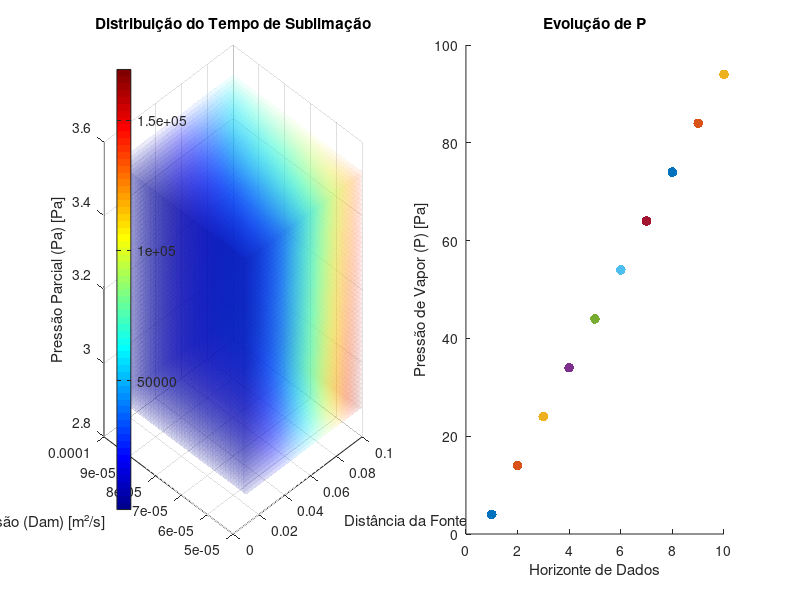

Recreate this plot in MATLAB.
clc;
clear;

#4D

#Eixo x: distância da fonte (R)
#Eixo y: o coeficiente de difusão (Dam)
#Eixo z: a Pressão parcial da espécie que sublima (Pa)

#Cor: tempo para sublimação de uma camada da espécie
#Parametro P: a pressão de vapor da espécie que sublima


% Definição das variáveis
Rinf = 0.01;  % Limite inferior da distância da fonte [m]
Rsup = 0.1;   % Limite superior da distância da fonte
pR = (Rsup - Rinf) / 10;

Daminf = 0.00005;  % Limite inferior do coeficiente de difusão [m²/s]
Damsup = 0.0001;   % Limite superior do coeficiente de difusão
pDam = (Damsup - Daminf) / 10;

Painf = 2.88;  % Limite inferior da pressão parcial [Pa]
Pasup = 3.52;  % Limite superior da pressão parcial
pPa = (Pasup - Painf) / 10;

% Refinamento das fatias para visualização
pRs = pR / 5;
pDams = pDam / 5;
pPas = pPa / 5;

NR = round((Rsup - Rinf) / pR);
NDam = round((Damsup - Daminf) / pDam);
NPa = round((Pasup - Painf) / pPa);

[R, Dam, Pa] = meshgrid(Rinf:pR:Rsup, Daminf:pDam:Damsup, Painf:pPa:Pasup);
Rslice = Rinf:pRs:Rsup;
Damslice = Daminf:pDams:Damsup;
Paslice = Painf:pPas:Pasup;

% Parâmetros físicos
colormap(jet);
nhz = 1; % Contador do horizonte de dados
Rg = 8.314; % Constante dos gases [J/(mol*K)]
T = 298;   % Temperatura [K]

% Inicialização de variáveis para iteração
P = 4;       % Pressão inicial [Pa]
PLim = 100;  % Pressão limite [Pa]
passoP = 10; % Incremento de pressão [Pa]
pontosp = 0;

abc = []; % Vetor para armazenar dados 4D

while (P <= PLim)
    % Cálculo do tempo de sublimação
    v = (R.^2) ./ ((Dam .* P) ./ (Rg * T) .* log(P ./ (P - Pa)));

    % Plotagem do gráfico 3D com slices
    subplot(1,2,1);
    s1 = slice(R, Dam, Pa, v, Rslice, Damslice, Paslice);
    set(s1, 'FaceAlpha', 0.08);
    shading interp;
    view(-45, 25);
    colorbar('west');
    xlabel('Distância da Fonte (R) [m]');
    ylabel('Coef. Difusão (Dam) [m²/s]');
    zlabel('Pressão Parcial (Pa) [Pa]');
    title('Distribuição do Tempo de Sublimação');

    pause(0.0001);

    % Gráfico de evolução do parâmetro P
    subplot(1,2,2);
    scatter(nhz, P, 50, 'filled'); hold on;
    xlabel('Horizonte de Dados');
    ylabel('Pressão de Vapor (P) [Pa]');
    title('Evolução de P');
    nhz = nhz + 1;

    % Armazenamento dos valores calculados
    for c = 1:NPa+1
        for i = 1:NDam+1
            for j = 1:NR+1
                v_atual = (R(i,j,c)^2) / ((Dam(i,j,c) * P) / (Rg * T) * log(P / (P - Pa(i,j,c))));
                abc = [abc; R(i,j,c), Dam(i,j,c), Pa(i,j,c), v_atual, P];
            end
        end
    end

    P = P + passoP;
    pontosp = pontosp + 1;
end

% Determinação do tempo mínimo de sublimação
[~, vmin] = min(abc(:,4));
fprintf('\nPonto de Mínimo:  R = %.5f  Dam = %.5f  Pa = %.5f  v = %.5f  P = %.5f', abc(vmin,:));

% Determinação do tempo máximo de sublimação
[~, vmax] = max(abc(:,4));
fprintf('\nPonto de Máximo:  R = %.5f  Dam = %.5f  Pa = %.5f  v = %.5f  P = %.5f', abc(vmax,:));
